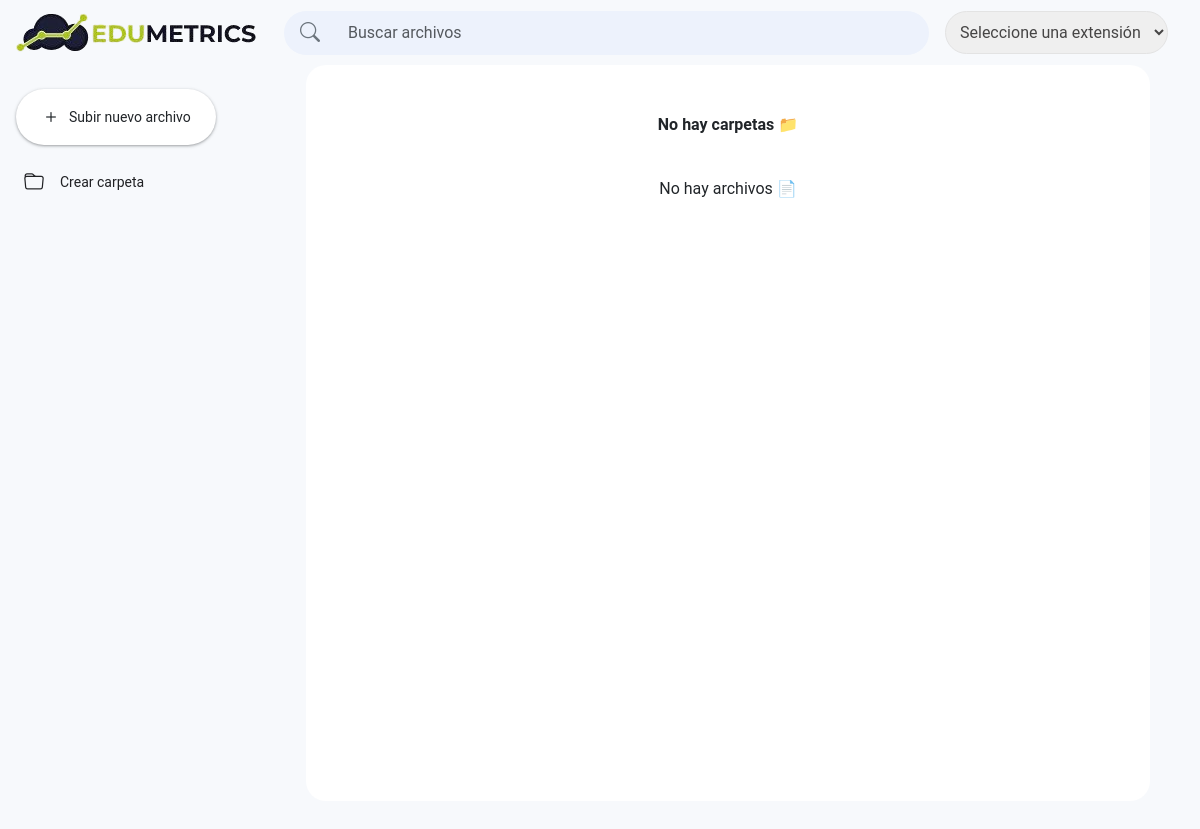
Page / (signed in) on the earlier database version.
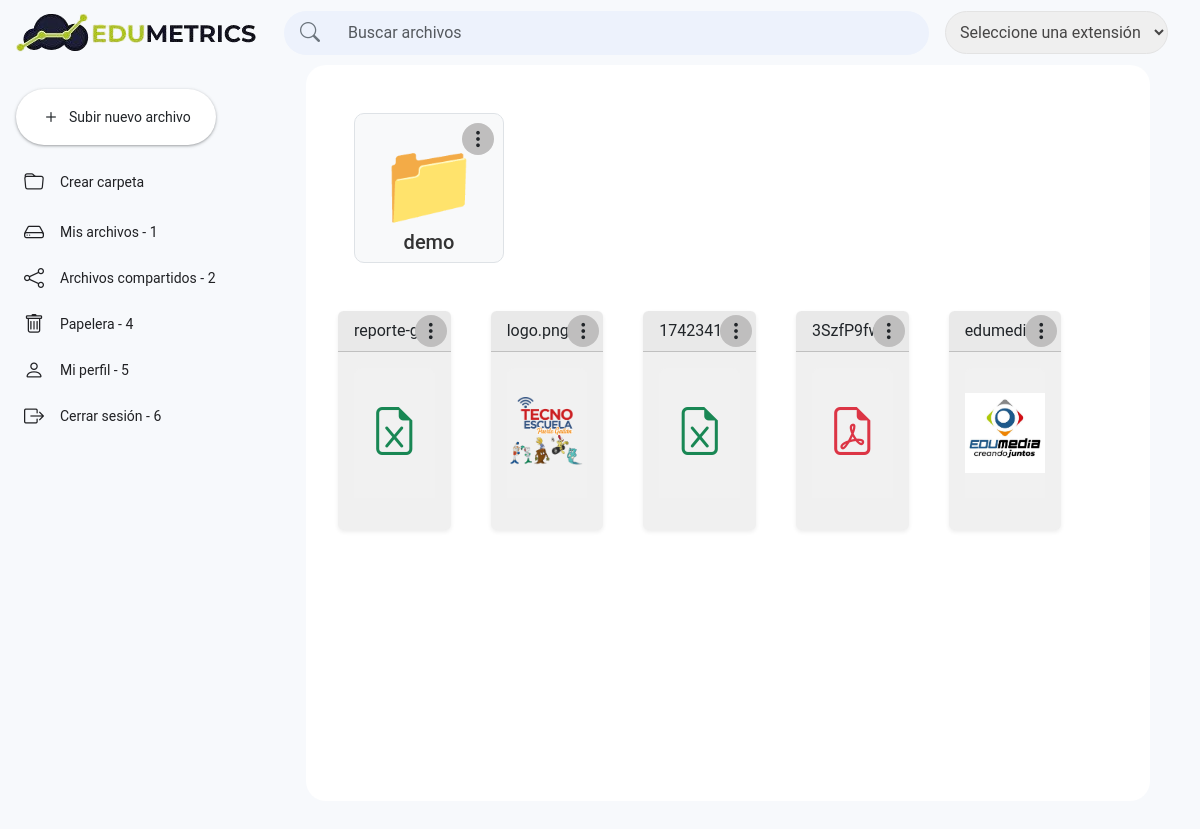
Same page on the later database version.
### tables this page shows
CREATE TABLE `tbl_drive_directorios` (
  `id_directorio` int UNSIGNED NOT NULL,
  `nombre_directorio` varchar(250) NOT NULL,
  `url_directorio` varchar(255) NOT NULL,
  `icono_directorio` varchar(50) DEFAULT NULL,
  `estatus_directorio` tinyint(1) DEFAULT '1',
  `posicion_directorio` int NOT NULL,
  `created_at_directorio` datetime DEFAULT CURRENT_TIMESTAMP
);

CREATE TABLE `tbl_drive_folders` (
  `id_folder` int UNSIGNED NOT NULL,
  `nombre_folder` varchar(250) NOT NULL,
  `created_by` int DEFAULT NULL,
  `created_folder` datetime NOT NULL DEFAULT CURRENT_TIMESTAMP,
  `estatus_folder` tinyint(1) DEFAULT '1',
  `public` tinyint(1) NOT NULL DEFAULT '1',
  `id_directorio` int UNSIGNED NOT NULL DEFAULT '1',
  `id_folder_padre` int UNSIGNED DEFAULT NULL COMMENT 'ID de la carpeta padre, NULL si es una carpeta raíz'
);

CREATE TABLE `tbl_drive_files` (
  `id_drive` int NOT NULL,
  `nombre_original` varchar(255) NOT NULL,
  `nombre_sistema` varchar(255) NOT NULL,
  `ruta` varchar(255) NOT NULL,
  `extension` varchar(50) NOT NULL,
  `tipo_mime` varchar(100) NOT NULL,
  `tamano` int NOT NULL COMMENT 'Tamaño en bytes',
  `fecha_subida` datetime NOT NULL DEFAULT CURRENT_TIMESTAMP,
  `id_usuario` int DEFAULT NULL COMMENT 'ID del usuario que subió el archivo',
  `activo` tinyint(1) NOT NULL DEFAULT '1',
  `en_papelera` tinyint(1) NOT NULL DEFAULT '0',
  `id_folder` int UNSIGNED DEFAULT NULL,
  `id_directorio` int DEFAULT NULL
);

### components/files.php (the view, shortened to what this page needs)
<?php
if ($list_files) {
    foreach ($list_files as $archivo) {
        $extension = strtolower(pathinfo($archivo['nombre_sistema'], PATHINFO_EXTENSION));
        $preview = obtenerVistaPrevia($archivo);
        if (empty($preview)) {
            $icon = obtenerIconoArchivo($extension);
            $preview = "<i class='bi $icon file-icon'></i>";
        } ?>
        <div data-search="<?php echo $archivo['nombre_original']; ?>" class="col-12 col-sm-6 col-md-4 col-lg-3 col-xl-2 file-item mb-3 m-2" data-id="<?php echo $archivo['id_drive']; ?>">
            <div class="dropdown" style="position: relative; z-index: 1000;">
                <button class="btn file-menu p-0" type="button" id="fileMenu<?php echo $archivo['id_drive']; ?>"
                    data-bs-toggle="dropdown" aria-expanded="false">
                    <i class="bi bi-three-dots-vertical"></i>
                </button>
            </div>
            <div class="card h-100 shadow-sm animate-card">
                <div class="card-header d-flex justify-content-between align-items-center">
                    <span class="text-truncate"><?php echo $archivo['nombre_original']; ?></span>
                </div>
                <div class="card-body d-flex flex-column">
                    <a href="<?php echo UPLOADS_PATH . $archivo['nombre_sistema']; ?>" target="_blank" class="text-decoration-none text-dark">
                        <div class="file-preview mb-3 d-flex justify-content-center align-items-center" style="height: 130px;">
                            <?php echo $preview; ?>
                        </div>
                    </a>
                </div>
            </div>
        </div>
    <?php
    }
} else { ?>
    <p class="text-center" style="width: 100%;">No hay archivos 📄</p>
<?php }
?>

### index.php (shortened to what this page needs)
<!DOCTYPE html>
<html lang="es">
<head>
	<link rel="stylesheet" href="<?php echo ASSETS_CSS ?>/bootstrap.min.css?v=<?php echo mt_rand(); ?>">
	<link rel="stylesheet" href="https://cdn.jsdelivr.net/npm/bootstrap-icons@1.10.0/font/bootstrap-icons.css">
	<link rel="stylesheet" href="<?php echo ASSETS_CSS ?>/dashboard.css?v=<?php echo mt_rand(); ?>">
	<link rel="stylesheet" href="<?php echo ASSETS_CSS ?>/dropzone.min.css?v=<?php echo mt_rand(); ?>" />
	<link rel="stylesheet" href="<?php echo ASSETS_CSS ?>/home.css?v=<?php echo mt_rand(); ?>" />
	<link rel="stylesheet" href="<?php echo ASSETS_CSS ?>/preview_files.css">
	<link rel="stylesheet" href="<?php echo ASSETS_CSS ?>/loader.css">
</head>
<body>
	<div class="container-fluid p-0">
		<?php
	$id_directorio = isset($_GET['link']) ? trim($_GET['link']) : 1;
		include(FUNCTIONS_PATH . '/funciones.php');
		include(BASE_PATH_COMPONENTS . '/header.php');
		?>
		<div class="d-flex">
			<?php
			$directorios = obtenerDirectorios($servidor);
			include(BASE_PATH_COMPONENTS . '/sidebar.php');
			?>
			<div class="flex-grow-1 p-4 content-files">
				<div class="mt-4 mb-4">
					<div class="row">
						<?php
						$folderSelected = isset($_GET['dir']) ? trim($_GET['dir']) : null;
						include(BASE_PATH_COMPONENTS . '/folders.php');
						?>
					</div>
				</div>
				<div id="searchResults" class="row">
					<?php
					if ($folderSelected) {
						$list_files = obtenerArchivosPorCarpeta($servidor, $folderSelected);
						include(BASE_PATH_COMPONENTS . '/files.php');
					} else {
						$list_files = obtenerArchivosCompartidos($servidor, $id_directorio, $query_search = '');
						include(BASE_PATH_COMPONENTS . '/files.php');
					}
					?>
				</div>
			</div>
		</div>
	</div>
</body>
</html>

### components/header.php (shortened to what this page needs)
<div class="drive-header">
    <div class="d-flex flex-column flex-md-row align-items-center px-3 h-100">
        <div class="d-flex align-items-center w-100 justify-content-between justify-content-md-start">
            <div class="d-flex align-items-center me-md-4 mx-auto mx-md-0">
                <a href="<?php echo BASE_HOME; ?>index.php" class="text-decoration-none">
                    <img src="<?php echo ASSETS_IMG; ?>/logo-edumetrix-drive.png" alt="driver edumetrisc">
                </a>
            </div>
            <div class="search-bar d-none d-md-flex align-items-center flex-grow-1 py-1 px-3 mx-auto">
                <i class="bi bi-search me-3 text-secondary"></i>
                <input type="text" id="searchInput" class="search-input form-control border-0 shadow-none"
                    placeholder="Buscar archivos">
            </div>
            <div class="ms-auto d-none d-md-block px-3">
                <div class="custom-select-container">
                    <select name="extension" id="extensionSelect" class="custom-select">
                        <option value="" default> Seleccione una extensión</option>
                    </select>
                </div>
            </div>
        </div>
    </div>
</div>

### components/sidebar.php
<div class="sidebar pt-2" id="sidebar">
    <div class="px-3">
        <button id="btnUploadFile" class="new-button btn d-flex align-items-center" data-bs-toggle="modal" data-bs-target="#modalUploadFile">
            <i class="bi bi-plus me-2"></i>
            <span>Subir nuevo archivo</span>
        </button>
    </div>
    <a id="btnCreateFolder" href="#" data-bs-toggle="modal" data-bs-target="#createFolder" class="sidebar-item d-flex align-items-center text-decoration-none mb-1">
        <i class="bi bi-folder me-3"></i>
        <span>Crear carpeta</span>
    </a>
    <div class="mt-2">
        <?php
        $current_page = basename(parse_url($_SERVER['REQUEST_URI'], PHP_URL_PATH));
        foreach ($directorios as $directorio) {
            $dir_url = trim($directorio['url_directorio'], './');
            $is_active = ($current_page == basename($dir_url));
        ?>
            <a href="<?php echo BASE_HOME . $dir_url; ?>?link=<?php echo $directorio['id_directorio']; ?>"
                id="directorio_<?php echo $directorio['id_directorio']; ?>?"
                data-id="<?php echo $directorio['id_directorio']; ?>"
                <?php echo ($directorio['id_directorio'] == 5) ? 'data-bs-toggle="modal" data-bs-target="#updateUser"' : ''; ?>
                class="sidebar-item d-flex align-items-center text-decoration-none mb-1
            <?php echo ($is_active ? 'active' : ''); ?>">
                <i class="<?php echo $directorio['icono_directorio']; ?> me-3"></i>
                <span><?php echo $directorio['nombre_directorio'] . ' - ' . $directorio['id_directorio']; ?></span>
            </a>
        <?php } ?>
    </div>
</div>

### components/folders.php (shortened to what this page needs)
<div class="d-flex flex-wrap justify-content-start">
    <?php
    $carpetasPorDirectorio = isset($id_directorio) ? obtenerCarpetasPorDirectorio($servidor, $id_directorio) : [];
    if (!empty($carpetasPorDirectorio)): ?>
        <?php foreach ($carpetasPorDirectorio as $folder):
            $isActive = ($folder['id_folder'] == $folderSelected) ? 'active-folder' : ''; ?>
            <section class="folder border p-3 mx-4 d-flex flex-column align-items-center text-center connected-list mb-3 <?= $isActive; ?>"
                data-folder="<?= $folder['id_folder']; ?>">
                <div class="align-self-end mb-2 dropdown">
                    <button class="btn file-menu p-0" type="button" id="folderMenu<?= $folder['id_folder']; ?>"
                        data-bs-toggle="dropdown" aria-expanded="false">
                        <i class="bi bi-three-dots-vertical"></i>
                    </button>
                </div>
                <a href="./index.php?dir=<?= $folder['id_folder']; ?>" class="text-decoration-none">
                    <h4 class="icon fs-1">📁</h4>
                    <h4 class="folder-name fs-5 mt-3 text-break"><?= htmlspecialchars($folder['nombre_folder']); ?></h4>
                </a>
            </section>
        <?php endforeach; ?>
    <?php else: ?>
        <div class="col-md-12">
            <p class="text-center fw-bold">No hay carpetas 📁</p>
        </div>
    <?php endif; ?>
</div>

### functions/funciones.php (shortened to what this page needs)
<?php
function obtenerArchivosCompartidos($servidor, $id_directorio, $query_search)
{
    $query = "SELECT
            id_drive, nombre_original,
            nombre_sistema, extension, ruta
        FROM tbl_drive_files
        WHERE activo = 1
        AND id_directorio = '$id_directorio'
        AND en_papelera = 0
        AND id_folder = 0
        AND nombre_original LIKE '%$query_search%'
        ORDER BY id_drive DESC";
    $resultado = $servidor->query($query);
    $archivos = [];
    while ($archivo = $resultado->fetch_assoc()) {
        $archivos[] = $archivo;
    }
    return $archivos;
}
function obtenerVistaPrevia($archivo)
{
    $extension = strtolower(pathinfo($archivo['nombre_sistema'], PATHINFO_EXTENSION));
    if (in_array($extension, ['jpg', 'jpeg', 'png', 'gif', 'webp', 'svg'])) {
        $ruta_file = UPLOADS_PATH . $archivo['nombre_sistema'];
        return "<img src='{$ruta_file}' class='file-preview-img' alt='Vista previa'>";
    } elseif (in_array($extension, ['mp4', 'webm', 'ogg'])) {
        return "<video class='file-preview-video' controls>
                    <source src='{$archivo['ruta']}' type='video/{$extension}'>
                    Tu navegador no soporta el video.
                </video>";
    }
    return '';
}
function obtenerIconoArchivo($extension)
{
    $icons = [
        'pdf'   => 'bi-file-earmark-pdf text-danger',
        'doc'   => 'bi-file-earmark-word text-primary',
        'docx'  => 'bi-file-earmark-word text-primary',
        'xls'   => 'bi-file-earmark-excel text-success',
        'xlsx'  => 'bi-file-earmark-excel text-success',
        'ppt'   => 'bi-file-earmark-ppt text-warning',
        'pptx'  => 'bi-file-earmark-ppt text-warning',
        'zip'   => 'bi-file-earmark-zip text-secondary',
        'rar'   => 'bi-file-earmark-zip text-secondary',
        'tar'   => 'bi-file-earmark-zip text-secondary',
        'gz'    => 'bi-file-earmark-zip text-secondary',
        'sql'   => 'bi-file-earmark-code text-info',
        'md'    => 'bi-file-earmark-code text-dark',
        'markdown' => 'bi-file-earmark-code text-dark',
        'csv'   => 'bi-file-earmark-spreadsheet text-success',
        'txt'   => 'bi-file-earmark-text text-muted',
        'svg'   => 'bi-file-earmark-image text-primary'
    ];
    return $icons[$extension] ?? 'bi-file-earmark-text';
}
function obtenerDirectorios($servidor)
{
    $directorios = [];
    $sql = "SELECT * FROM tbl_drive_directorios  WHERE estatus_directorio = 1 ORDER BY posicion_directorio ASC";
    $result = $servidor->query($sql);
    if ($result && $result->num_rows > 0) {
        while ($row = $result->fetch_assoc()) {
            $directorios[] = $row;
        }
    }
    return $directorios;
}
function obtenerCarpetasPorDirectorio($servidor, $id_folder)
{
    $carpetas = [];
    $sql = "SELECT * FROM tbl_drive_folders  WHERE estatus_folder = 1 AND id_directorio ='$id_folder' ORDER BY id_folder DESC";
    $resultado = mysqli_query($servidor, $sql);
    if ($resultado) {
        while ($fila = mysqli_fetch_assoc($resultado)) {
            $carpetas[] = $fila;
        }
    }
    return $carpetas;
}

### assets/css/dashboard.css (style rules this page uses)
body { font-family: "Roboto", Arial, sans-serif; background-color: #f7f9fc !important; }
.new-button { background-color: #fff; }
.search-bar { background-color: #edf2fc; border-radius: 25px; max-width: 720px; }
.search-input { border: none; background: transparent; }
.sidebar { background-color: #f7f9fc; min-width: 256px; height: calc(100vh - 64px); }
.sidebar-item { border-radius: 0 25px 25px 0; font-size: 0.875rem; padding: 6px 12px 6px 24px; margin-right: 12px; color: #202124; }
.new-button { border-radius: 50px; box-shadow: 0 1px 2px 0 rgba(60, 64, 67, 0.3), 0 1px 3px 1px rgba(60, 64, 67, 0.15); padding: 12px 24px; font-size: 0.875rem; margin: 16px 0; transition: box-shadow 0.2s; }
.file-menu { position: absolute; right: 4px; top: 4px; width: 32px; height: 32px; display: flex; align-items: center; justify-content: center; border-radius: 50%; transition: opacity 0.2s; background-color: #e0e0e0; }
.drive-header { background-color: #f7f9fc !important; position: sticky; top: 0; z-index: 1000; height: 65px; }

### assets/css/home.css (style rules this page uses)
.folder { width: 150px; height: 150px; display: flex; flex-direction: column; align-items: center; justify-content: center; text-align: center; border-radius: 10px; background-color: #f8f9fa; flex-shrink: 0; position: relative; }
.folder-name { position: absolute; bottom: 0px; left: 0; right: 0; padding: 0 10px; color: #333; }
.folder .icon { font-size: 80px !important; }
.folder .dropdown { position: absolute; top: 5px; right: 5px; }
.file-menu { background-color: #e0e0e0; border-radius: 50%; width: 32px; height: 32px; display: flex; align-items: center; justify-content: center; }
select.custom-select { width: 100%; padding: 10px; font-size: 16px; border-radius: 25px; border: 1px solid #e3e3e3; color: #464545; cursor: pointer; }
.bi { font-size: 20px; }

### assets/css/preview_files.css (style rules this page uses)
.content-files { height: calc(100vh - 64px); overflow-y: auto; background-color: #ffffff !important; border-radius: 20px; padding: 16px; margin: 0px 50px 30px 50px; }
.file-preview { height: 250px; background-color: #f1f1f1; display: flex; justify-content: center; align-items: center; overflow: hidden; border-radius: 8px 8px 0px 0px; text-align: center; }
.file-preview img, .file-preview video { max-width: 100%; height: auto; object-fit: cover; }
.file-preview i { font-size: 48px; color: #666; }
.file-menu { border: none; background: #bfbebe !important; padding: 0; }
.file-icon { font-size: 48px; color: #5f6368; }
.card { background: #f0f0f0 !important; border: none !important; }

Differences in the rows shown:
added tbl_drive_directorios: nombre_directorio "Mis archivos", id_directorio "1"
added tbl_drive_directorios: nombre_directorio "Archivos compartidos", id_directorio "2"
added tbl_drive_directorios: nombre_directorio "Papelera", id_directorio "4"
added tbl_drive_directorios: nombre_directorio "Mi perfil", id_directorio "5"
added tbl_drive_directorios: nombre_directorio "Cerrar sesión", id_directorio "6"
added tbl_drive_folders: nombre_folder "demo"
added tbl_drive_files: nombre_original "reporte-gr…"
added tbl_drive_files: nombre_original "logo.png", nombre_sistema (picture)
added tbl_drive_files: nombre_original "1742341…"
added tbl_drive_files: nombre_original "3SzfP9fw…"
added tbl_drive_files: nombre_original "edumedi…", nombre_sistema (picture)
Other differences:
text no longer shown: "No hay carpetas 📁 No hay archivos 📄"
